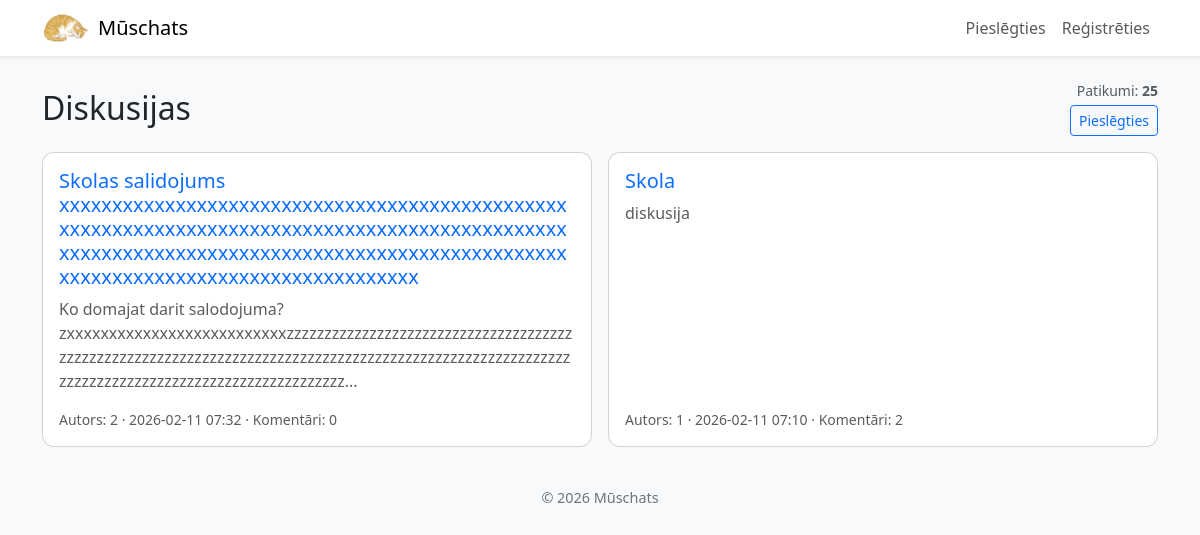
Before: / with the older database file.
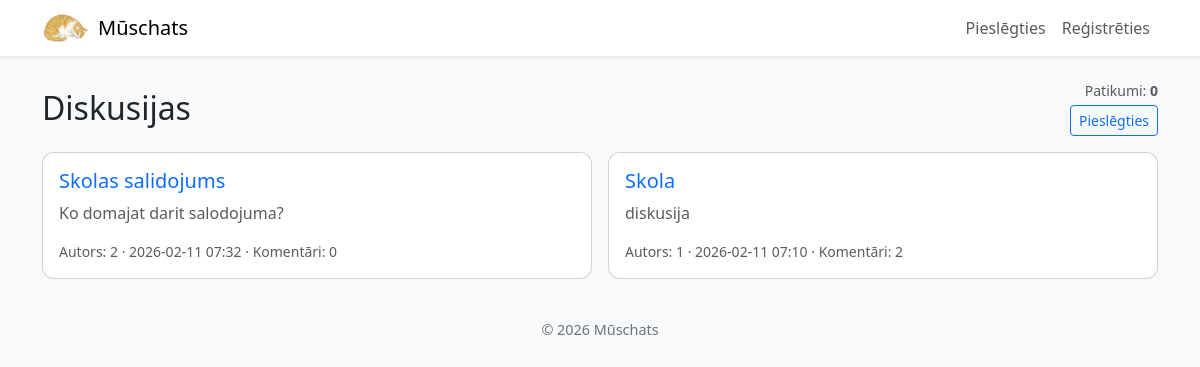
After: the same page with the newer database file.
### app.py (models this page shows)
class Diskusijas(db.Model):
    id = db.Column(db.Integer, primary_key=True)
    virsraksts = db.Column(db.String(200), nullable=False)
    saturs = db.Column(db.Text, nullable=False)
    lietotaja_id = db.Column(db.Integer, db.ForeignKey('lietotaji.id'), nullable=False)
    datums = db.Column(db.DateTime, default=datetime.utcnow)
    komentari = db.relationship('Komentari', backref='diskusija', lazy=True, cascade='all, delete-orphan')

### app.py (the view)
@app.route("/")
def index():
    patikums = get_patikumi()
    diskusijas = Diskusijas.query.order_by(Diskusijas.datums.desc()).all()
    return render_template("index.html", diskusijas=diskusijas, patikumi=patikums.skaits, ir_piesledzis='lietotajvards' in session)

### app.py (called while the page is built)
def get_patikumi():
    patikums = Patikumi.query.first()
    if not patikums:
        patikums = Patikumi(skaits=0)
        db.session.add(patikums)
        db.session.commit()
    count = patikumi_lietotajs.query.count()
    if patikums.skaits != count:
        patikums.skaits = count
        db.session.commit()
    return patikums

@app.context_processor
def inject_common():
    return {
        'ir_piesledzis': 'lietotajvards' in session,
        'current_year': datetime.utcnow().year
    }

### templates/index.html (shortened to what this page needs)
{% extends "layout.html" %}
{% block content %}
<div class="d-flex justify-content-between align-items-center mb-3">
    <h2 class="mb-0">Diskusijas</h2>
    <div class="text-end">
        <div class="small text-muted">Patikumi: <strong>{{ patikumi }}</strong></div>
        {% if not ir_piesledzis %}
            <a href="{{ url_for('login') }}" class="btn btn-sm btn-outline-primary mt-1">Pieslēgties</a>
        {% endif %}
    </div>
</div>
{% if diskusijas %}
    <div class="row g-3">
        {% for d in diskusijas %}
            <div class="col-12 col-md-6">
                <div class="card h-100">
                    <div class="card-body d-flex flex-column">
                        <h5 class="card-title"><a href="{{ url_for('diskusija', diskusijas_id=d.id) }}" class="stretched-link text-decoration-none">{{ d.virsraksts }}</a></h5>
                        <p class="card-text text-muted mb-3">{{ d.saturs[:200] }}{% if d.saturs|length > 200 %}...{% endif %}</p>
                        <div class="mt-auto small text-muted">Autors: {{ d.lietotaja_id }} · {{ d.datums.strftime('%Y-%m-%d %H:%M') }} · Komentāri: {{ d.komentari|length }}</div>
                    </div>
                </div>
            </div>
        {% endfor %}
    </div>
{% else %}
    <p class="text-muted">Nav nevienas diskusijas.</p>
{% endif %}
{% endblock %}

### templates/layout.html (shortened to what this page needs)
<!DOCTYPE html>
<html lang="lv">
<head>
    <link href="https://cdn.jsdelivr.net/npm/bootstrap@5.3.1/dist/css/bootstrap.min.css" rel="stylesheet">
</head>
<body>
  <nav class="navbar navbar-expand-lg navbar-light bg-white shadow-sm">
    <div class="container">
      <a class="navbar-brand d-flex align-items-center" href="{{ url_for('index') }}">
        <img src="{{ url_for('static', filename='cat.gif') }}" alt="" style="width:48px;height:30px;" class="me-2">
        <span>Mūschats</span>
      </a>
      <div class="collapse navbar-collapse" id="mainNav">
        <ul class="navbar-nav ms-auto align-items-center">
          {% if ir_piesledzis %}
            <li class="nav-item d-flex align-items-center me-3">
              {% if session.get('profile_pic') %}
                <img src="{{ url_for('static', filename='uploads/' + session.get('profile_pic')) }}" alt="" class="rounded-circle me-2" style="width:34px;height:34px;object-fit:cover;">
              {% endif %}
              <span>Sveiki, <strong>{{ session['vards'] }}</strong></span>
            </li>
            <li class="nav-item"><a class="nav-link" href="{{ url_for('jauna_diskusija') }}">Jauna diskusija</a></li>
            <li class="nav-item"><a class="nav-link" href="{{ url_for('profile') }}">Profils</a></li>
            <li class="nav-item"><a class="nav-link" href="{{ url_for('logout') }}">Atteikties</a></li>
          {% else %}
            <li class="nav-item"><a class="nav-link" href="{{ url_for('login') }}">Pieslēgties</a></li>
            <li class="nav-item"><a class="nav-link" href="{{ url_for('register') }}">Reģistrēties</a></li>
          {% endif %}
        </ul>
      </div>
    </div>
  </nav>
  <main class="container py-4">
    {% block content %}{% endblock %}
  </main>
  <footer class="site-footer text-center py-3">
    <div class="container">© {{ current_year if current_year is defined else '' }} Mūschats</div>
  </footer>
</body>
</html>

### templates/layout.html (style rules this page uses)
body { background: #f8f9fa; }
.card { border-radius: .75rem; }
.site-footer { font-size: .9rem; color:#6c757d; }

Changed rows visible on the page:
changed Diskusijas: virsraksts "Skolas salidojums xxxxxxxxxxxxxxxxxxxxxxxxxxxxxxxxxxxxxxxxxxxxxxxxxxxxxxxxxxxxxxxxxxxxxxxxxxxxxxxxxxxxxxxxxxxxxxxxxxxxxxxxxxxxxxxxxxxxxxxxxxxxxxxxxxxxxxxxxxxxxxxxxxxxxxxxxxxxxxxxxxxxxxxxxxxxxxxxxx" → "Skolas salidojums"; saturs "Ko domajat darit salodojuma? zxxxxxxxxxxxxxxxxxxxxxxxxxxzzzzzzzzzzzzzzzzzzzzzzzzzzzzzzzzzzzzzzzzzzzzzzzzzzzzzzzzzzzzzzzzzzzzzzzzzzzzzzzzzzzzzzzzzzzzzzzzzzzzzzzzzzzzzzzzzzzzzzzzzzzzzzzzzzzzzzzzzzzzzzzz" → "Ko domajat darit salodojuma?"; no longer shows "..."
Other visible differences:
{{ patikumi }}: "25" → "0"
